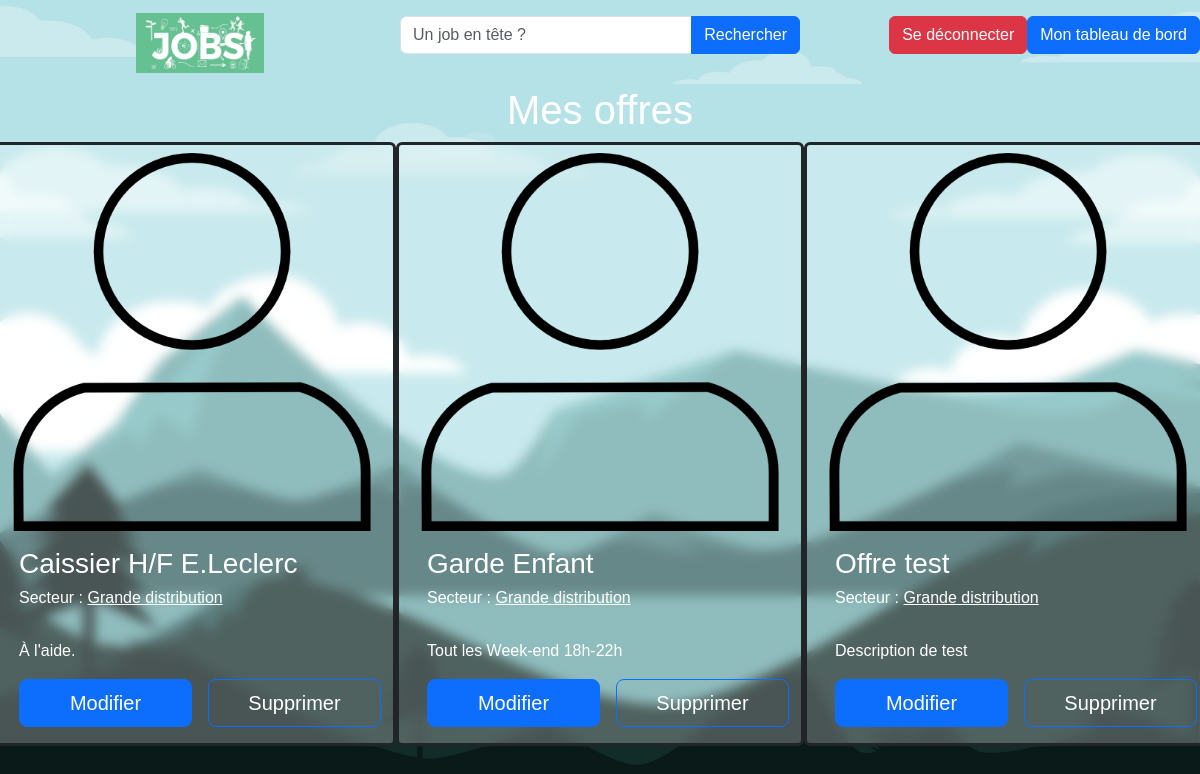
Page /index.php?section=mesOffres (signed in) on the committed database.
### tables this page shows
CREATE TABLE `offre` (
  `idOffre` int(11) NOT NULL,
  `intitoffre` varchar(255) NOT NULL,
  `idAct` int(11) NOT NULL,
  `lieuTravail` varchar(100) NOT NULL,
  `idContrat` int(11) NOT NULL,
  `debutPeriod` date NOT NULL,
  `finPeriod` date DEFAULT NULL,
  `descOffre` text NOT NULL,
  `idEmployeur` int(11) NOT NULL,
  `idValidation` tinyint(1) NOT NULL DEFAULT 0,
  `datePublication` date NOT NULL DEFAULT current_timestamp()
);

### controleur/mesOffres.php (called while the page is built, shortened)
<?php
require_once("modele/mod_dashboard.php");
$listOffers = getOffersFromEmployer($_SESSION["idUser"]);
include_once('vue/vue_mesOffres.php');

### modele/mod_dashboard.php (called while the page is built, shortened)
<?php
function getOffersFromEmployer($idEmployer){
    $bdd = db_connect();
    $req = $bdd->prepare("SELECT * FROM offre WHERE idEmployeur = ?");
    if(!$req->execute([
        $idEmployer
    ]))
    if($req->rowCount()==0) return [];
    return $req->fetchAll(PDO::FETCH_ASSOC);
}
?>

### vue/vue_mesOffres.php (the view, shortened to what this page needs)
<?php
    include "vue/vue_entete.php";
?>
<body>
      <h1 class="text-center text-white">Mes offres</h1>
    <div class="cards">
        <div class="row justify-content-around">
            <?php  foreach($listOffers as $offer): ?>
            <div class="card bg-dark bg-opacity-25 text-white rounded border-dark border-3 <?php if(count($listOffers)==1){echo "col-4 w-60";}else{echo "col-4";}?>">
                <img src="vue/images/user.png" class="card-img-top mt-2">
                <div class="card-body">
                <h3 class="card-title"><?= $offer["intitoffre"] ?></h3>
                <h6>Secteur : <u>Grande distribution</u></h6>
                <br>
                <p class="card-text"><?= $offer["descOffre"] ?></p>
                <div class="d-flex flex-nowrap justify-content-between">
                    <a href="?section=mesOffres&editOffre=<?= $offer["idOffre"] ?>" class="btn btn-primary col-6 btn-lg me-2">Modifier</a>
                    <a href="?section=mesOffres&delOffre=<?= $offer["idOffre"] ?>" class="btn btn-primary col-6 bg-transparent btn-lg ms-2">Supprimer</a>
                </div>
                </div>
            </div>
            <?php endforeach; ?>
    </div>
  </div>
</body>
</html>

### vue/css/style.css (style rules this page uses)
* { margin: 0; padding: 0; box-sizing: border-box; font-family: sans-serif; }
body { background:url("../images/wallpaper2.jpg") no-repeat; height: 100vh; background-size: cover; background-position: center center; background-attachment: fixed; display: flex; flex-direction: column; align-items: center; position: relative; padding: 15px; }
.cards>.row>.card { backdrop-filter: blur(6px) !important; background-color: #ffffff42 !important; }

### rows in the picture
offre: intitoffre "Caissier H/F E.Leclerc", descOffre "À l'aide."
offre: intitoffre "Garde Enfant", descOffre "Tout les Week-end 18h-22h"
offre: intitoffre "Offre test", descOffre "Description de test"
